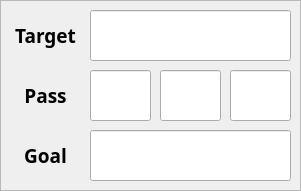
   <widget class="QFrame" name="frame_4">
    <property name="geometry">
     <rect>
      <x>600</x>
      <y>150</y>
      <width>301</width>
      <height>191</height>
     </rect>
    </property>
    <property name="frameShape">
     <enum>QFrame::StyledPanel</enum>
    </property>
    <property name="frameShadow">
     <enum>QFrame::Raised</enum>
    </property>
    <widget class="QLabel" name="label_3">
     <property name="geometry">
      <rect>
       <x>10</x>
       <y>10</y>
       <width>71</width>
       <height>51</height>
      </rect>
     </property>
     <property name="font">
      <font>
       <family>Waree</family>
       <pointsize>14</pointsize>
       <bold>true</bold>
       <kerning>true</kerning>
      </font>
     </property>
     <property name="layoutDirection">
      <enum>Qt::LeftToRight</enum>
     </property>
     <property name="frameShape">
      <enum>QFrame::NoFrame</enum>
     </property>
     <property name="text">
      <string>Target</string>
     </property>
     <property name="alignment">
      <set>Qt::AlignCenter</set>
     </property>
    </widget>
    <widget class="QLabel" name="label_5">
     <property name="geometry">
      <rect>
       <x>10</x>
       <y>70</y>
       <width>71</width>
       <height>51</height>
      </rect>
     </property>
     <property name="font">
      <font>
       <family>Waree</family>
       <pointsize>14</pointsize>
       <bold>true</bold>
      </font>
     </property>
     <property name="layoutDirection">
      <enum>Qt::LeftToRight</enum>
     </property>
     <property name="frameShape">
      <enum>QFrame::NoFrame</enum>
     </property>
     <property name="text">
      <string>Pass</string>
     </property>
     <property name="alignment">
      <set>Qt::AlignCenter</set>
     </property>
    </widget>
    <widget class="QLabel" name="label_6">
     <property name="geometry">
      <rect>
       <x>10</x>
       <y>130</y>
       <width>71</width>
       <height>51</height>
      </rect>
     </property>
     <property name="font">
      <font>
       <family>Waree</family>
       <pointsize>14</pointsize>
       <bold>true</bold>
      </font>
     </property>
     <property name="layoutDirection">
      <enum>Qt::LeftToRight</enum>
     </property>
     <property name="frameShape">
      <enum>QFrame::NoFrame</enum>
     </property>
     <property name="text">
      <string>Goal</string>
     </property>
     <property name="alignment">
      <set>Qt::AlignCenter</set>
     </property>
    </widget>
    <widget class="QLineEdit" name="lineEdit_target">
     <property name="enabled">
      <bool>true</bool>
     </property>
     <property name="geometry">
      <rect>
       <x>90</x>
       <y>10</y>
       <width>201</width>
       <height>51</height>
      </rect>
     </property>
     <property name="sizePolicy">
      <sizepolicy hsizetype="Expanding" vsizetype="Fixed">
       <horstretch>0</horstretch>
       <verstretch>0</verstretch>
      </sizepolicy>
     </property>
     <property name="font">
      <font>
       <family>Umpush</family>
       <pointsize>16</pointsize>
       <bold>true</bold>
      </font>
     </property>
     <property name="text">
      <string/>
     </property>
     <property name="alignment">
      <set>Qt::AlignCenter</set>
     </property>
     <property name="readOnly">
      <bool>true</bool>
     </property>
    </widget>
    <widget class="QLineEdit" name="lineEdit_pass_1">
     <property name="geometry">
      <rect>
       <x>90</x>
       <y>70</y>
       <width>61</width>
       <height>51</height>
      </rect>
     </property>
     <property name="font">
      <font>
       <family>Umpush</family>
       <pointsize>16</pointsize>
      </font>
     </property>
     <property name="alignment">
      <set>Qt::AlignCenter</set>
     </property>
    </widget>
    <widget class="QLineEdit" name="lineEdit_goal">
     <property name="geometry">
      <rect>
       <x>90</x>
       <y>130</y>
       <width>201</width>
       <height>51</height>
      </rect>
     </property>
     <property name="font">
      <font>
       <family>Umpush</family>
       <pointsize>16</pointsize>
       <bold>true</bold>
      </font>
     </property>
     <property name="alignment">
      <set>Qt::AlignCenter</set>
     </property>
     <property name="readOnly">
      <bool>true</bool>
     </property>
    </widget>
    <widget class="QLineEdit" name="lineEdit_pass_2">
     <property name="geometry">
      <rect>
       <x>160</x>
       <y>70</y>
       <width>61</width>
       <height>51</height>
      </rect>
     </property>
     <property name="font">
      <font>
       <family>Umpush</family>
       <pointsize>16</pointsize>
      </font>
     </property>
     <property name="alignment">
      <set>Qt::AlignCenter</set>
     </property>
    </widget>
    <widget class="QLineEdit" name="lineEdit_pass_3">
     <property name="geometry">
      <rect>
       <x>230</x>
       <y>70</y>
       <width>61</width>
       <height>51</height>
      </rect>
     </property>
     <property name="font">
      <font>
       <family>Umpush</family>
       <pointsize>16</pointsize>
      </font>
     </property>
     <property name="alignment">
      <set>Qt::AlignCenter</set>
     </property>
    </widget>
   </widget>
